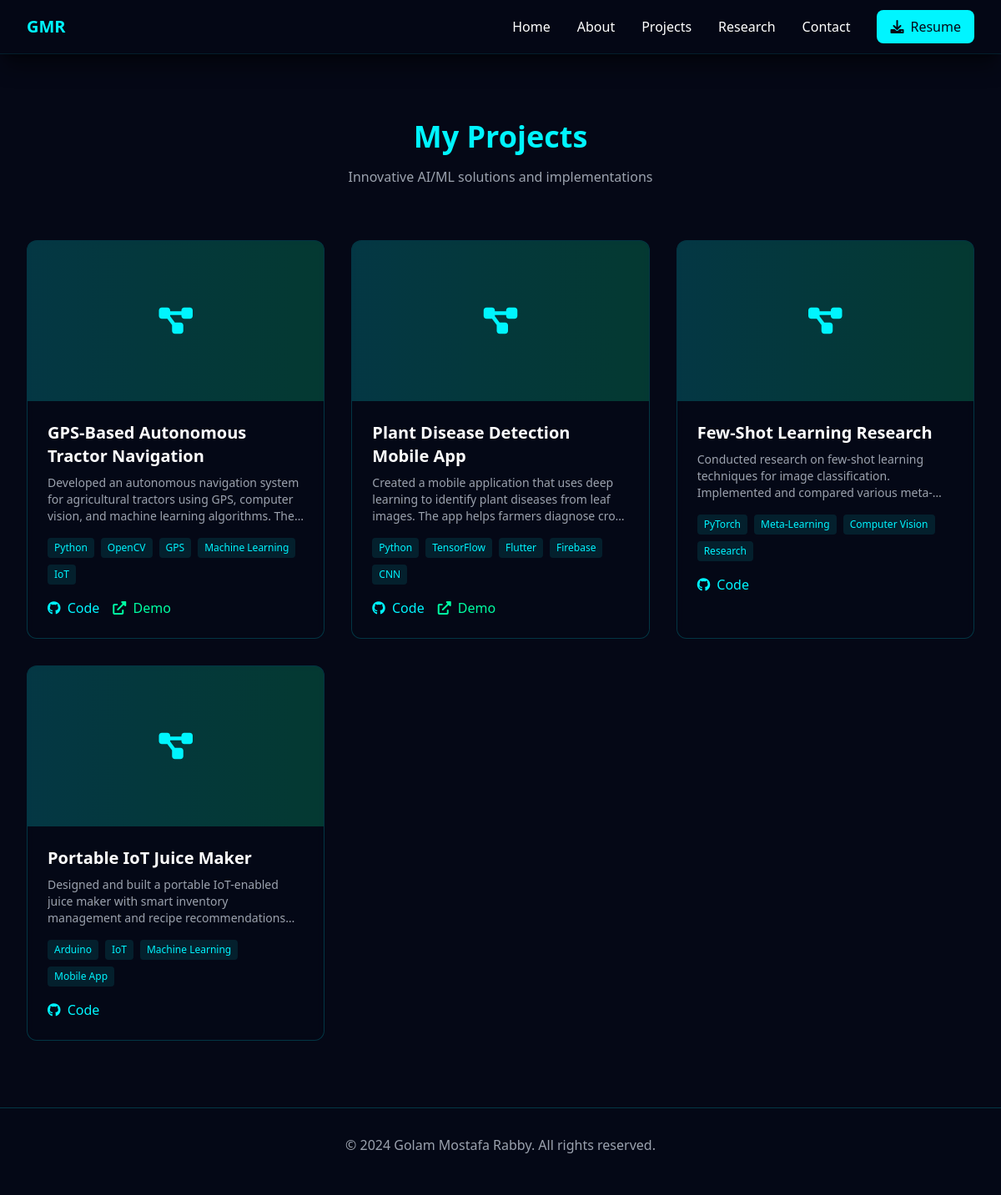
Page /projects on the earlier database version.
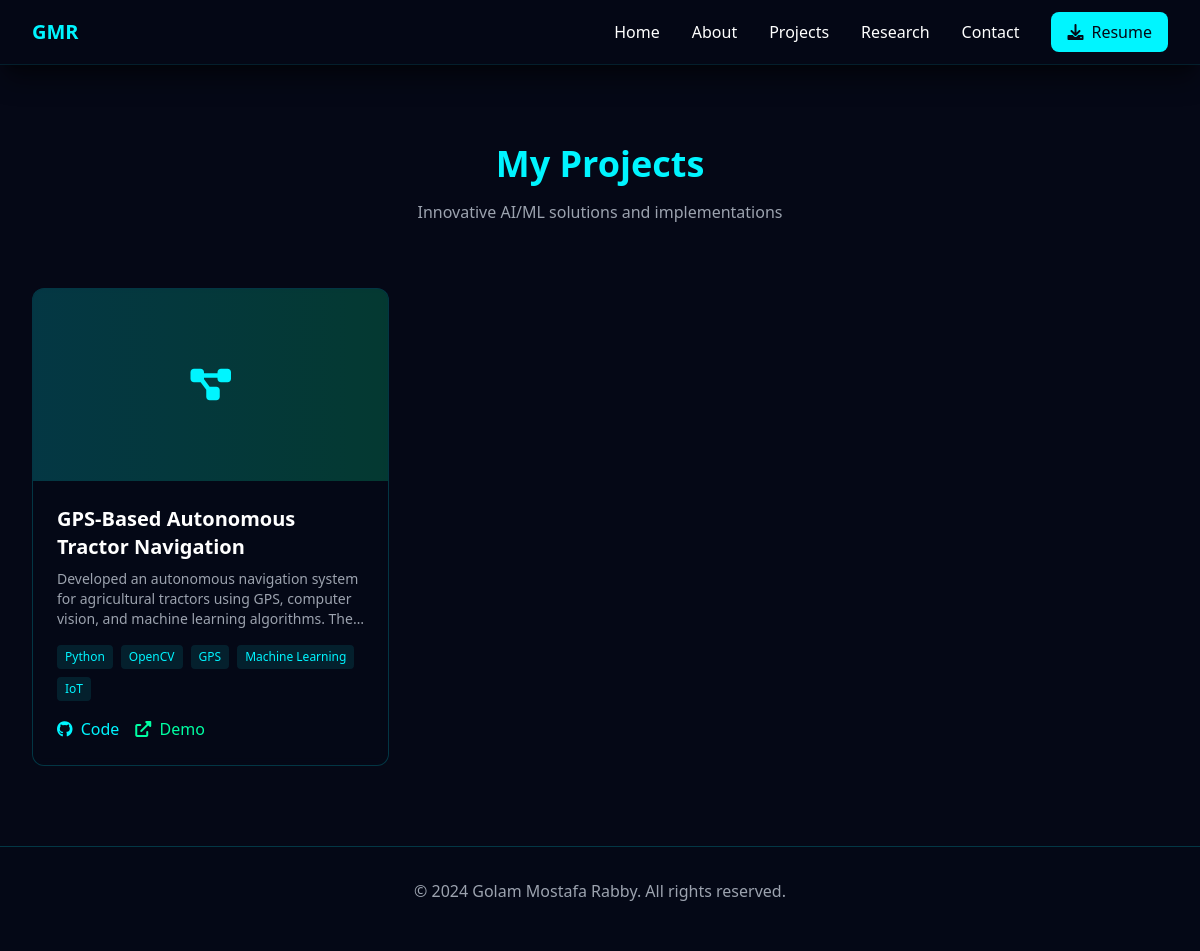
Same page on the later database version.
### app/models/project.py (models this page shows, shortened)
class Project(db.Model):
    id = db.Column(db.Integer, primary_key=True)
    title = db.Column(db.String(200), nullable=False)
    description = db.Column(db.Text, nullable=False)
    technologies = db.Column(db.String(500))
    github_link = db.Column(db.String(300))
    demo_link = db.Column(db.String(300))
    image = db.Column(db.String(300))
    featured = db.Column(db.Boolean, default=False)
    created_at = db.Column(db.DateTime, default=datetime.utcnow)
    updated_at = db.Column(db.DateTime, default=datetime.utcnow, onupdate=datetime.utcnow)

### app/routes/main_routes.py (the view)
@main.route('/projects')
def projects():
    projects = Project.query.all()
    return render_template('projects.html', projects=projects, title='Projects')

### app/templates/projects.html (shortened to what this page needs)
{% extends "base.html" %}
{% block content %}
<section class="py-20 bg-dark">
    <div class="max-w-7xl mx-auto px-4 sm:px-6 lg:px-8">
        <div class="text-center mb-16">
            <h1 class="text-4xl font-bold text-primary mb-4">My Projects</h1>
            <p class="text-gray-400">Innovative AI/ML solutions and implementations</p>
        </div>
        <div class="grid md:grid-cols-2 lg:grid-cols-3 gap-8">
            {% for project in projects %}
                <div class="bg-dark/50 backdrop-blur-sm rounded-xl overflow-hidden border border-primary/20 hover:border-primary/40 transition-all transform hover:scale-105 group">
                    {% if project.image %}
                        <img src="{{ url_for('static', filename='uploads/projects/' + project.image) }}" alt="{{ project.title }}" class="w-full h-48 object-cover group-hover:scale-110 transition-transform duration-300">
                    {% else %}
                        <div class="w-full h-48 bg-gradient-to-r from-primary/20 to-accent/20 flex items-center justify-center">
                            <i class="fas fa-project-diagram text-4xl text-primary"></i>
                        </div>
                    {% endif %}
                    <div class="p-6">
                        <h3 class="text-xl font-semibold text-white mb-2">{{ project.title }}</h3>
                        <p class="text-gray-400 text-sm mb-4 line-clamp-3">{{ project.description }}</p>
                        {% if project.technologies %}
                            <div class="flex flex-wrap gap-2 mb-4">
                                {% for tech in project.technologies.split(',') %}
                                    <span class="bg-primary/10 text-primary px-2 py-1 rounded text-xs">{{ tech.strip() }}</span>
                                {% endfor %}
                            </div>
                        {% endif %}
                        <div class="flex space-x-4">
                            {% if project.github_link %}
                                <a href="{{ project.github_link }}" target="_blank" class="text-primary hover:text-accent transition-colors">
                                    <i class="fab fa-github mr-1"></i> Code
                                </a>
                            {% endif %}
                            {% if project.demo_link %}
                                <a href="{{ project.demo_link }}" target="_blank" class="text-accent hover:text-primary transition-colors">
                                    <i class="fas fa-external-link-alt mr-1"></i> Demo
                                </a>
                            {% endif %}
                        </div>
                    </div>
                </div>
            {% endfor %}
        </div>
    </div>
</section>
{% endblock %}

### app/templates/base.html (shortened to what this page needs)
<!DOCTYPE html>
<html lang="en">
<head>
    <script src="https://cdn.tailwindcss.com"></script>
    <link rel="stylesheet" href="https://cdnjs.cloudflare.com/ajax/libs/font-awesome/6.0.0/css/all.min.css">
</head>
<body class="bg-dark text-white min-h-screen">
    <nav class="fixed top-0 w-full bg-dark/90 backdrop-blur-xl shadow-xl shadow-black/40 z-50 border-b border-primary/10">
        <div class="max-w-7xl mx-auto px-4 sm:px-6 lg:px-8">
            <div class="flex justify-between h-16">
                <div class="flex items-center">
                    <a href="{{ url_for('main.index') }}" class="text-primary font-bold text-xl">GMR</a>
                </div>
                <div class="hidden md:flex items-center space-x-8">
                    <a href="{{ url_for('main.index') }}" class="text-white hover:text-primary transition-colors">Home</a>
                    <a href="{{ url_for('main.about') }}" class="text-white hover:text-primary transition-colors">About</a>
                    <a href="{{ url_for('main.projects') }}" class="text-white hover:text-primary transition-colors">Projects</a>
                    <a href="{{ url_for('main.research') }}" class="text-white hover:text-primary transition-colors">Research</a>
                    <a href="{{ url_for('main.contact') }}" class="text-white hover:text-primary transition-colors">Contact</a>
                    <a href="{{ url_for('main.download_resume') }}" class="bg-primary text-dark px-4 py-2 rounded-lg hover:bg-primary/80 transition-colors">
                        <i class="fas fa-download mr-2"></i>Resume
                    </a>
                </div>
            </div>
        </div>
    </nav>
    <main class="pt-16">
        {% block content %}{% endblock %}
    </main>
    <footer class="bg-dark/50 border-t border-primary/20 py-8">
        <div class="max-w-7xl mx-auto px-4 sm:px-6 lg:px-8 text-center">
            <p class="text-gray-400">&copy; 2024 Golam Mostafa Rabby. All rights reserved.</p>
        </div>
    </footer>
</body>
</html>

Differences in the rows shown:
removed Project: title "Plant Disease Detection Mobile App", description "Created a mobile application that uses deep learning to identify plant diseases from leaf images. The app helps farmers diagnose…", strip "Python" "TensorFlow" "Flutter" "Firebase" "CNN"
removed Project: title "Few-Shot Learning Research", description "Conducted research on few-shot learning techniques for image classification. Implemented and compared…", strip "PyTorch" "Meta-Learning" "Computer Vision" "Research"
removed Project: title "Portable IoT Juice Maker", description "Designed and built a portable IoT-enabled juice maker with smart inventory management and recipe…", strip "Arduino" "IoT" "Machine Learning" "Mobile App"
